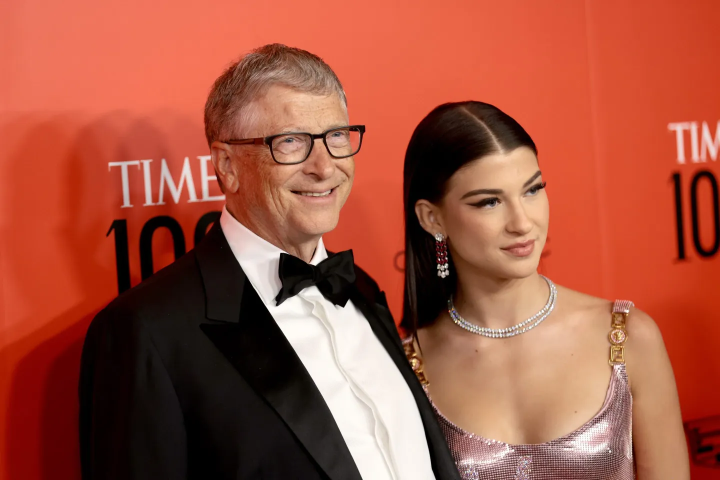
#> input picture bill.png, 1440 x 960 px (shown at 1/2 size)
$ python face_dectection.py
#> lines starting #> are read from the running program, lines starting #| are printed output that depends on the picture; after the words box and inside, x2 and y2 are one past the last pixel; in counts of white or black regions, pixels touching at a corner belong together
import cv2
face_cascade = cv2.CascadeClassifier('cascade_frontface_default.xml')
img = cv2.imread('bill.png')
#> img is the input picture: shape (960, 1440, 3); mean B, G, R 64, 83.9, 163.4
gray_img = cv2.cvtColor(img, cv2.COLOR_BGR2GRAY)
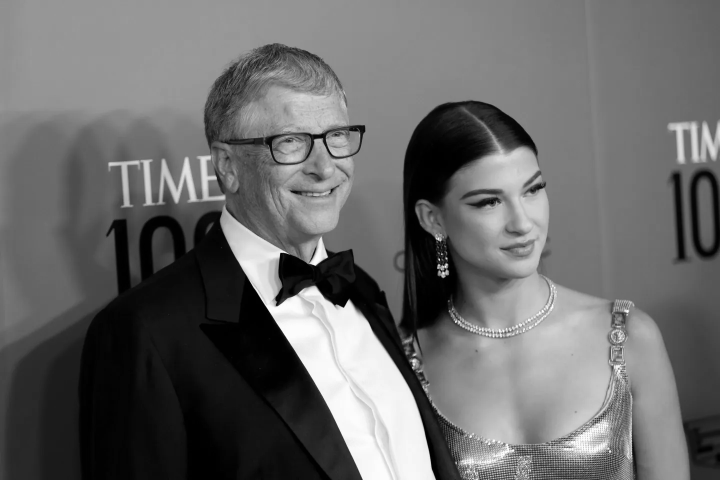
#> gray_img: shape (960, 1440) (shown at 1/2 size); min 0, max 255, mean 105.4
print(gray_img)
#> (printed output is left out)

faces = face_cascade.detectMultiScale(gray_img, scaleFactor=1.05, minNeighbors=20)
#> faces = [[907, 302, 239, 239], [453, 164, 296, 296]]
for x, y, w, h in faces:
    img = cv2.rectangle(img, (x, y), (x + w, y + h), (0, 255, 0), 3)
#> this loop made 2 passes
#> pass 1, `img = cv2.rectangle(img, (x, y), (x + w, y + h), (0, 255, 0), 3)`:
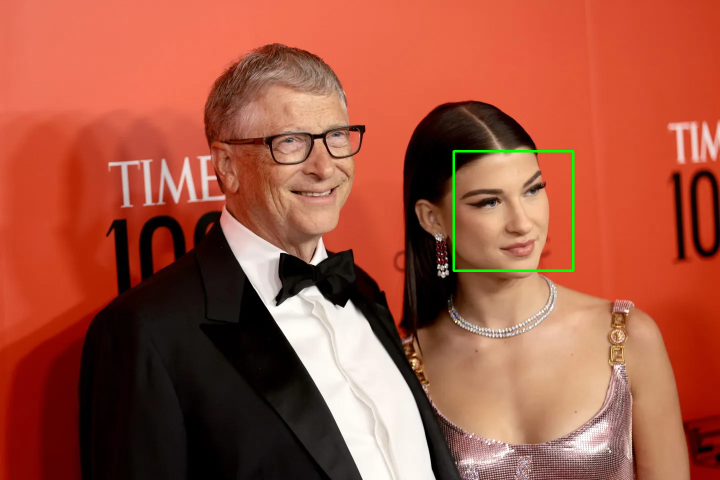
#> img: shape (960, 1440, 3) (shown at 1/2 size); 0.34% of pixels changed, all inside (x1, y1, x2, y2) = (905, 300, 1149, 544)
#> pass 2, `img = cv2.rectangle(img, (x, y), (x + w, y + h), (0, 255, 0), 3)`:
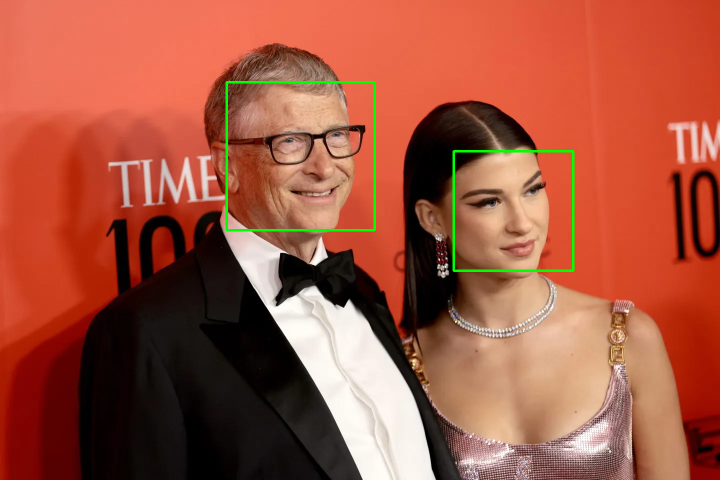
#> img: shape (960, 1440, 3) (shown at 1/2 size); 0.43% of pixels changed, all inside (x1, y1, x2, y2) = (451, 162, 752, 463)
resized = cv2.resize(img, (int(img.shape[1] / 2), int(img.shape[0] / 2)))
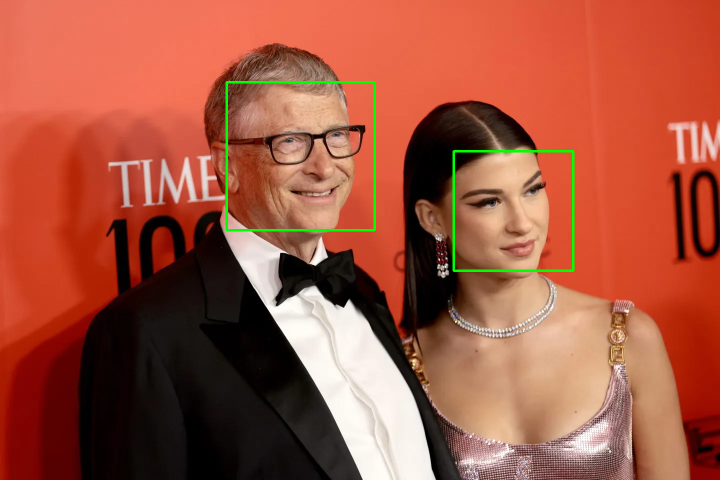
#> resized: shape (480, 720, 3); mean B, G, R 63.6, 85.3, 162.2
cv2.imshow("Bill_face", resized)
cv2.waitKey(0)
cv2.destroyAllWindows()
